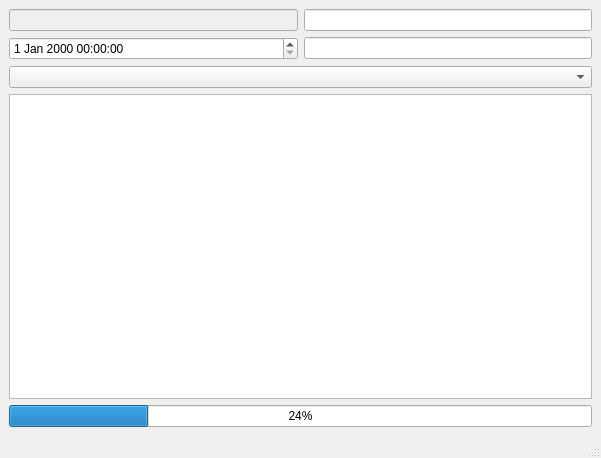
<?xml version="1.0" encoding="UTF-8"?>
<ui version="4.0">
 <class>MainWindow</class>
 <widget class="QMainWindow" name="MainWindow">
  <property name="geometry">
   <rect>
    <x>0</x>
    <y>0</y>
    <width>601</width>
    <height>458</height>
   </rect>
  </property>
  <property name="windowTitle">
   <string>MainWindow</string>
  </property>
  <widget class="QWidget" name="centralwidget">
   <layout class="QVBoxLayout" name="verticalLayout">
    <item>
     <layout class="QGridLayout" name="gridLayout">
      <item row="2" column="1">
       <widget class="QLineEdit" name="c"/>
      </item>
      <item row="1" column="1">
       <widget class="QLineEdit" name="a"/>
      </item>
      <item row="2" column="0">
       <widget class="QDateTimeEdit" name="b"/>
      </item>
      <item row="1" column="0">
       <widget class="QLineEdit" name="id">
        <property name="enabled">
         <bool>false</bool>
        </property>
       </widget>
      </item>
     </layout>
    </item>
    <item>
     <widget class="QComboBox" name="workersList"/>
    </item>
    <item>
     <widget class="QTableView" name="tableView"/>
    </item>
    <item>
     <widget class="QProgressBar" name="progressBar">
      <property name="value">
       <number>24</number>
      </property>
     </widget>
    </item>
   </layout>
  </widget>
  <widget class="QMenuBar" name="menubar">
   <property name="geometry">
    <rect>
     <x>0</x>
     <y>0</y>
     <width>601</width>
     <height>21</height>
    </rect>
   </property>
  </widget>
  <widget class="QStatusBar" name="statusbar"/>
 </widget>
 <resources/>
 <connections/>
</ui>
